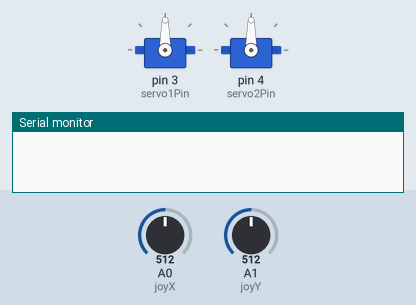
The sketch below on a simulated Arduino Uno, built with avr-gcc and run on an emulated ATmega328P. On the bench: 2 × servo, the last lines printed to the serial monitor. The inputs (shaded band) are chosen by the test bench; at power-on: A0 (joyX) = 512, A1 (joyY) = 512.

Above: at 1.2 s.
1.3 s: A0 (joyX) set to 716
At 2.4 s:
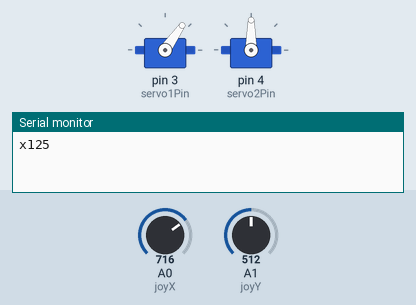
2.8 s: A1 (joyY) set to 716
At 3.5 s:
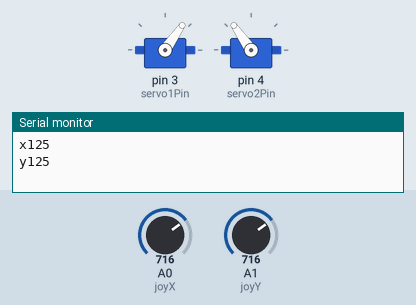
4.3 s: A0 (joyX) set to 900
At 4.6 s:
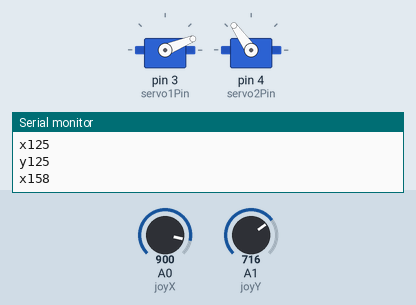
5.8 s: A1 (joyY) set to 900
At 7.0 s:
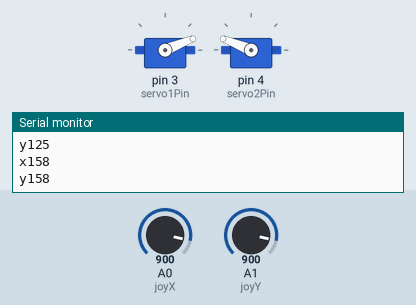
7.3 s: A0 (joyX) set to 1023
At 8.1 s:
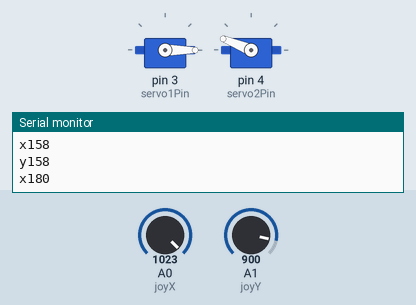
8.8 s: A1 (joyY) set to 1023
At 9.3 s:
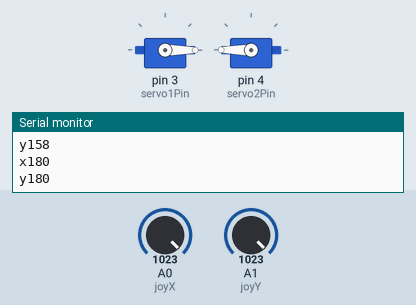
Timing chart, 0 to 11.3 s (numbered marks = the images above; inputs shaded):
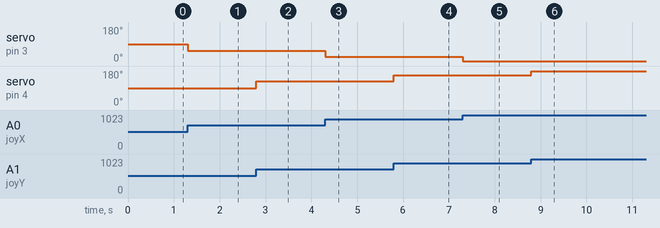

The sketch:

joystick.ino
```cpp
#include <Servo.h>
// Declare the analog joystick pins
#define joyX A0
#define joyY A1
// Declare the digital servo pins
int servo1Pin = 3;
int servo2Pin = 4;
// Create a servo objects
Servo Servo1, Servo2;

// Need to convert analog joystick input into 180 arc
// 1023 / 180 = 5.683333333333333
double analogDivider = 5.683333333333333;

// Output from reading the joystick pins
int xValue = 0;
int yValue = 0;

// servo current arc
int x = 90;
int y = 90;

void setup()
{
  // Initialise serial connection to print results
  Serial.begin(9600);
  // Connect servos
  Servo1.attach(servo1Pin);
  Servo2.attach(servo2Pin);
}

void loop()
{
  // Read analog joystick output
  xValue = analogRead(joyX);
  yValue = analogRead(joyY);

  // Convert analog readings into 180 degree arc
  int flooredX = trunc(xValue / analogDivider);
  int flooredY = trunc(yValue / analogDivider);

  // If our new values have changed update the servo
  if (flooredX != x)
  {
    x = flooredX;
    // Invert the axis for x
    Servo1.write(180 - flooredX);
    Serial.print("x");
    Serial.print(x);
    Serial.println();
  }
  if (flooredY != y)
  {
    y = flooredY;
    Servo2.write(y);
    Serial.print("y");
    Serial.print(y);
    Serial.println();
  }
}
```

Measured:
- after the input at 1.3 s, servo on pin 3 (servo1Pin): 90° → 55° at once
- after the input at 2.8 s, servo on pin 4 (servo2Pin): 90° → 125° at once
- after the input at 4.3 s, servo on pin 3 (servo1Pin): 55° → 22° at once
- after the input at 5.8 s, servo on pin 4 (servo2Pin): 125° → 158° at once
- after the input at 7.3 s, servo on pin 3 (servo1Pin): 22° → 0° at once
- after the input at 8.8 s, servo on pin 4 (servo2Pin): 158° → 180° at once
